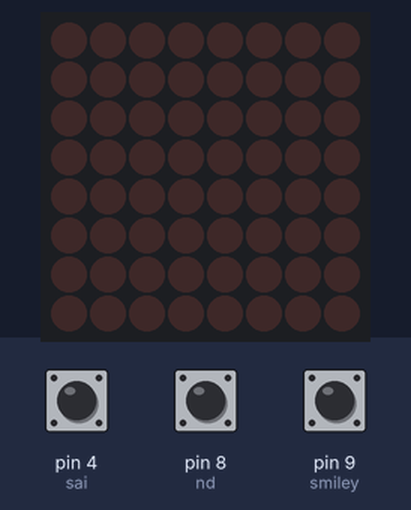
Bench run of a sketch on a simulated Arduino Uno, built with avr-gcc and run on an emulated ATmega328P. Shown: 8×8 LED matrix. Inputs (shaded band) come from the test bench; at power-on: pin 8 (nd) HIGH, pin 4 (sai) HIGH, pin 9 (smiley) HIGH.

Above: at 1.2 s.
1.3 s: pin 8 (nd) pulled LOW for 0.15 s
At 2.0 s:
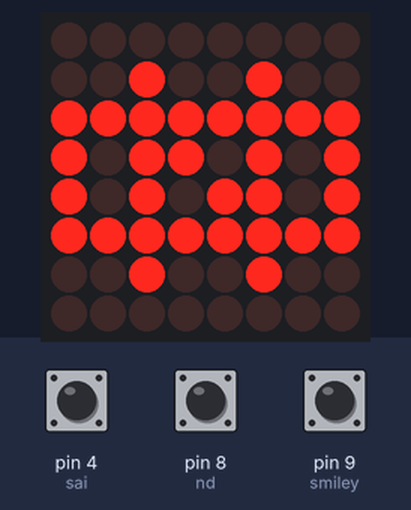
4.3 s: pin 4 (sai) pulled LOW for 0.15 s
At 5.0 s:
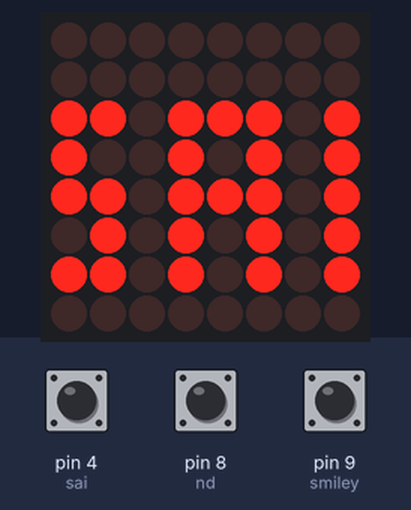
7.3 s: pin 9 (smiley) pulled LOW for 1 s
At 7.7 s:
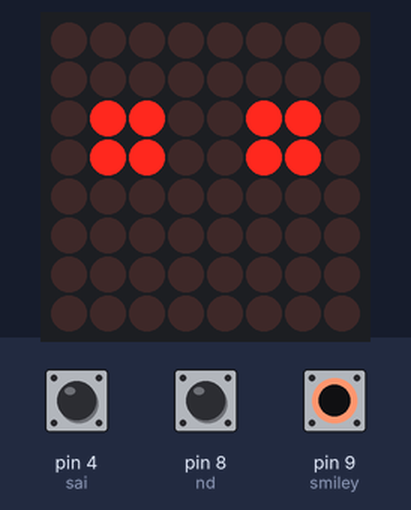
10.3 s: pin 9 (smiley) pulled LOW for 3.2 s
At 10.55 s:
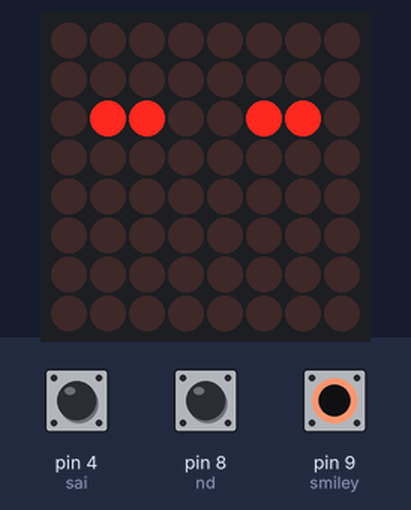
15.0 s: pin 4 (sai) pulled LOW for 3.2 s
At 15.25 s:
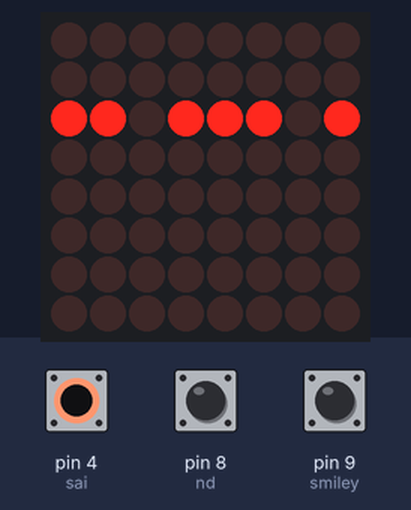

Measured:
- after the input at 4.3 s, the display: first changes after 0.20 s (image 2 shows a later state)
- after the input at 7.3 s, the display: first changes after 0.20 s (image 3 shows a later state)
- after the input at 10.3 s, the display: changes after 0.20 s (image 4)
- after the input at 15.0 s, the display: changes after 0.20 s (image 5)

The sketch:

matrix.ino
```cpp
#include "LedControl.h"

LedControl lc=LedControl(12,10,11,1);
/* pin 12 = data pin
 *  pin 10 = clock pin
 *  pin 11 = load pin
 *  1 = number of devices
 */

unsigned long delaytime1=500;
unsigned long delaytime2=50;
int lcAddress = 0;
int sai = 4;
int nd = 8;
int smiley = 9;


void setup() {
  /*initiate displlay*/
  lc.shutdown(lcAddress,false);
  /* Set the brightness to a medium values */
  lc.setIntensity(lcAddress,6);
  /* and clear the display */
  lc.clearDisplay(lcAddress);
  pinMode(sai,INPUT_PULLUP);
  pinMode(nd,INPUT_PULLUP);
  pinMode(smiley,INPUT_PULLUP);

  Serial.begin(9600);
}

void myName() {
  byte sai[8] = {B00000000,B0000000,B11011101,B10010101,B11011101,B01010101,B11010101,B00000000};
  for (int i=0;i<8;i++){
    lc.setRow(lcAddress,i,sai[i]);
    delay(100);
  }
}


void ND() {
  byte logo[8] = {B00000000,B00100100,B11111111,B10110101,B10101101,B11111111,B00100100,B00000000};
  for (int i=0;i<8;i++){
    lc.setRow(lcAddress,i,logo[i]);
    delay(100);
  }
}

void wholesome() {
  byte smile[8] = {B00000000,B00000000,B01100110,B01100110,B00000000,B10000001,B01000010,B00111100};
  for (int i=0;i<8;i++){
    lc.setRow(lcAddress,i,smile[i]);
    delay(100);
  }
}

void loop() {
  if(digitalRead(smiley)==LOW){
    wholesome();
    lc.clearDisplay(lcAddress);
  }
  if(digitalRead(nd)==LOW){
    ND();
    lc.clearDisplay(lcAddress);
  }
  if(digitalRead(sai)==LOW){
    myName();
    lc.clearDisplay(lcAddress);
  }
}
```
